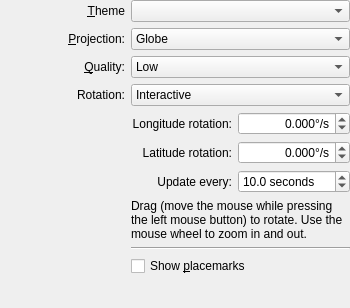
<?xml version="1.0" encoding="UTF-8"?>
<ui version="4.0">
 <class>MarbleSettingsWidget</class>
 <widget class="QWidget" name="MarbleSettingsWidget">
  <property name="geometry">
   <rect>
    <x>0</x>
    <y>0</y>
    <width>350</width>
    <height>308</height>
   </rect>
  </property>
  <layout class="QGridLayout" name="gridLayout_2">
   <property name="margin">
    <number>0</number>
   </property>
   <item row="0" column="0">
    <widget class="QLabel" name="label_2">
     <property name="text">
      <string>&amp;Theme</string>
     </property>
     <property name="alignment">
      <set>Qt::AlignRight|Qt::AlignTrailing|Qt::AlignVCenter</set>
     </property>
     <property name="buddy">
      <cstring>themeList</cstring>
     </property>
    </widget>
   </item>
   <item row="0" column="1">
    <widget class="KComboBox" name="themeList">
     <property name="sizePolicy">
      <sizepolicy hsizetype="Expanding" vsizetype="Fixed">
       <horstretch>0</horstretch>
       <verstretch>0</verstretch>
      </sizepolicy>
     </property>
    </widget>
   </item>
   <item row="1" column="0">
    <widget class="QLabel" name="label">
     <property name="minimumSize">
      <size>
       <width>125</width>
       <height>0</height>
      </size>
     </property>
     <property name="text">
      <string>&amp;Projection:</string>
     </property>
     <property name="alignment">
      <set>Qt::AlignRight|Qt::AlignTrailing|Qt::AlignVCenter</set>
     </property>
     <property name="buddy">
      <cstring>projection</cstring>
     </property>
    </widget>
   </item>
   <item row="1" column="1">
    <widget class="KComboBox" name="projection">
     <property name="sizePolicy">
      <sizepolicy hsizetype="Expanding" vsizetype="Fixed">
       <horstretch>0</horstretch>
       <verstretch>0</verstretch>
      </sizepolicy>
     </property>
     <item>
      <property name="text">
       <string>Globe</string>
      </property>
     </item>
     <item>
      <property name="text">
       <string>Flat Map</string>
      </property>
     </item>
     <item>
      <property name="text">
       <string>Mercator</string>
      </property>
     </item>
    </widget>
   </item>
   <item row="2" column="0">
    <widget class="QLabel" name="label_5">
     <property name="text">
      <string>&amp;Quality:</string>
     </property>
     <property name="alignment">
      <set>Qt::AlignRight|Qt::AlignTrailing|Qt::AlignVCenter</set>
     </property>
     <property name="buddy">
      <cstring>quality</cstring>
     </property>
    </widget>
   </item>
   <item row="2" column="1">
    <widget class="KComboBox" name="quality">
     <item>
      <property name="text">
       <string>Low</string>
      </property>
     </item>
     <item>
      <property name="text">
       <string>Normal</string>
      </property>
     </item>
     <item>
      <property name="text">
       <string>High</string>
      </property>
     </item>
     <item>
      <property name="text">
       <string>Print</string>
      </property>
     </item>
    </widget>
   </item>
   <item row="5" column="0">
    <widget class="QLabel" name="label_7">
     <property name="text">
      <string>Rotation:</string>
     </property>
     <property name="alignment">
      <set>Qt::AlignRight|Qt::AlignTrailing|Qt::AlignVCenter</set>
     </property>
    </widget>
   </item>
   <item row="5" column="1">
    <widget class="KComboBox" name="movement">
     <item>
      <property name="text">
       <string>Interactive</string>
      </property>
     </item>
     <item>
      <property name="text">
       <string>Follow the sun</string>
      </property>
     </item>
     <item>
      <property name="text">
       <string>Rotate</string>
      </property>
     </item>
     <item>
      <property name="text">
       <string>Do not move</string>
      </property>
     </item>
    </widget>
   </item>
   <item row="8" column="1">
    <layout class="QGridLayout" name="gridLayout">
     <item row="0" column="0">
      <widget class="QLabel" name="labelRotationLon">
       <property name="sizePolicy">
        <sizepolicy hsizetype="Preferred" vsizetype="Minimum">
         <horstretch>0</horstretch>
         <verstretch>0</verstretch>
        </sizepolicy>
       </property>
       <property name="minimumSize">
        <size>
         <width>0</width>
         <height>0</height>
        </size>
       </property>
       <property name="text">
        <string>Longitude rotation:</string>
       </property>
       <property name="alignment">
        <set>Qt::AlignRight|Qt::AlignTrailing|Qt::AlignVCenter</set>
       </property>
       <property name="buddy">
        <cstring>rotationLon</cstring>
       </property>
      </widget>
     </item>
     <item row="0" column="1">
      <widget class="QDoubleSpinBox" name="rotationLon">
       <property name="wrapping">
        <bool>true</bool>
       </property>
       <property name="alignment">
        <set>Qt::AlignRight|Qt::AlignTrailing|Qt::AlignVCenter</set>
       </property>
       <property name="suffix">
        <string comment="how fast the view of the earth is rotated - degrees per second, Longitude">°/s</string>
       </property>
       <property name="decimals">
        <number>3</number>
       </property>
       <property name="minimum">
        <double>-359.999000000000024</double>
       </property>
       <property name="maximum">
        <double>359.999000000000024</double>
       </property>
       <property name="singleStep">
        <double>0.001000000000000</double>
       </property>
      </widget>
     </item>
     <item row="1" column="0">
      <widget class="QLabel" name="labelRotationLat">
       <property name="sizePolicy">
        <sizepolicy hsizetype="Preferred" vsizetype="Minimum">
         <horstretch>0</horstretch>
         <verstretch>0</verstretch>
        </sizepolicy>
       </property>
       <property name="minimumSize">
        <size>
         <width>0</width>
         <height>0</height>
        </size>
       </property>
       <property name="text">
        <string>Latitude rotation:</string>
       </property>
       <property name="alignment">
        <set>Qt::AlignRight|Qt::AlignTrailing|Qt::AlignVCenter</set>
       </property>
       <property name="buddy">
        <cstring>rotationLat</cstring>
       </property>
      </widget>
     </item>
     <item row="1" column="1">
      <widget class="QDoubleSpinBox" name="rotationLat">
       <property name="wrapping">
        <bool>true</bool>
       </property>
       <property name="alignment">
        <set>Qt::AlignRight|Qt::AlignTrailing|Qt::AlignVCenter</set>
       </property>
       <property name="suffix">
        <string comment="how fast the view of the earth is rotated - degrees per second, Latitude">°/s</string>
       </property>
       <property name="decimals">
        <number>3</number>
       </property>
       <property name="minimum">
        <double>-359.999000000000024</double>
       </property>
       <property name="maximum">
        <double>359.999000000000024</double>
       </property>
       <property name="singleStep">
        <double>0.001000000000000</double>
       </property>
      </widget>
     </item>
     <item row="2" column="0">
      <widget class="QLabel" name="labelTimeout">
       <property name="sizePolicy">
        <sizepolicy hsizetype="Minimum" vsizetype="Preferred">
         <horstretch>0</horstretch>
         <verstretch>0</verstretch>
        </sizepolicy>
       </property>
       <property name="minimumSize">
        <size>
         <width>0</width>
         <height>0</height>
        </size>
       </property>
       <property name="text">
        <string>Update every:</string>
       </property>
       <property name="alignment">
        <set>Qt::AlignRight|Qt::AlignTrailing|Qt::AlignVCenter</set>
       </property>
      </widget>
     </item>
     <item row="2" column="1">
      <widget class="QDoubleSpinBox" name="timeout">
       <property name="suffix">
        <string> seconds</string>
       </property>
       <property name="decimals">
        <number>1</number>
       </property>
       <property name="minimum">
        <double>0.100000000000000</double>
       </property>
       <property name="maximum">
        <double>3600.000000000000000</double>
       </property>
       <property name="value">
        <double>10.000000000000000</double>
       </property>
      </widget>
     </item>
    </layout>
   </item>
   <item row="13" column="1">
    <widget class="QCheckBox" name="showPlacemarks">
     <property name="toolTip">
      <string>Determines whether all kind of placemarks are shown or not.</string>
     </property>
     <property name="text">
      <string>Show &amp;placemarks</string>
     </property>
    </widget>
   </item>
   <item row="14" column="1">
    <spacer name="verticalSpacer">
     <property name="orientation">
      <enum>Qt::Vertical</enum>
     </property>
     <property name="sizeHint" stdset="0">
      <size>
       <width>10</width>
       <height>0</height>
      </size>
     </property>
    </spacer>
   </item>
   <item row="10" column="1">
    <widget class="QLabel" name="mouseInstructions">
     <property name="text">
      <string>Drag (move the mouse while pressing the left mouse button) to rotate. Use the mouse wheel to zoom in and out.</string>
     </property>
     <property name="wordWrap">
      <bool>true</bool>
     </property>
    </widget>
   </item>
   <item row="11" column="1">
    <widget class="Line" name="line">
     <property name="orientation">
      <enum>Qt::Horizontal</enum>
     </property>
    </widget>
   </item>
  </layout>
 </widget>
 <customwidgets>
  <customwidget>
   <class>KComboBox</class>
   <extends>QComboBox</extends>
   <header>kcombobox.h</header>
  </customwidget>
 </customwidgets>
 <tabstops>
  <tabstop>themeList</tabstop>
  <tabstop>projection</tabstop>
  <tabstop>quality</tabstop>
  <tabstop>rotationLon</tabstop>
  <tabstop>rotationLat</tabstop>
 </tabstops>
 <resources/>
 <connections/>
</ui>
